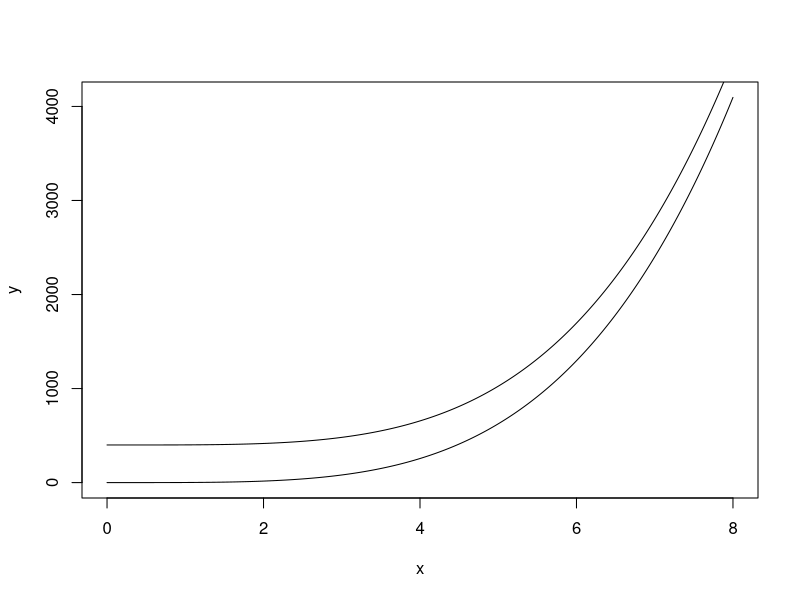

The R source for this figure:
## ---- chunk 1
x <- seq(0, 8, 0.001)
y <- x^4
y1 <- (x^4) + 400

plot(x, y, type="l")
lines(x, y1, type="l")
